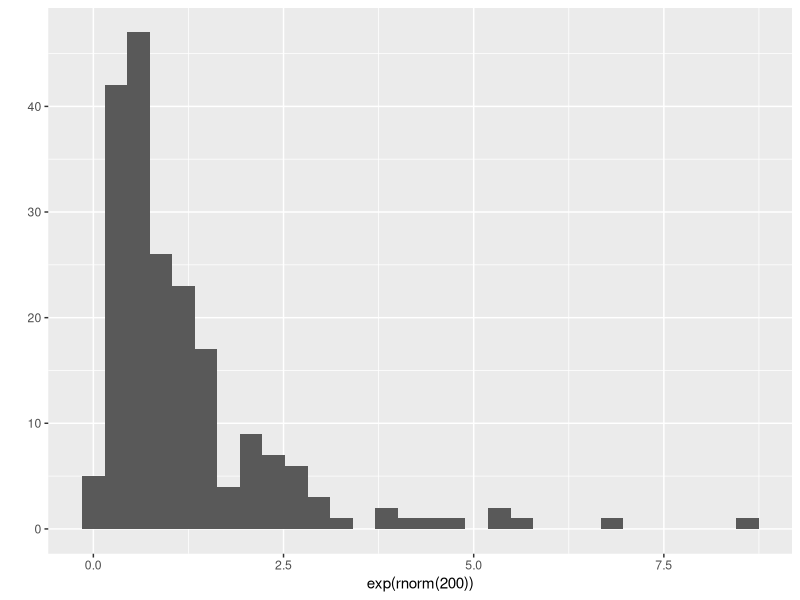
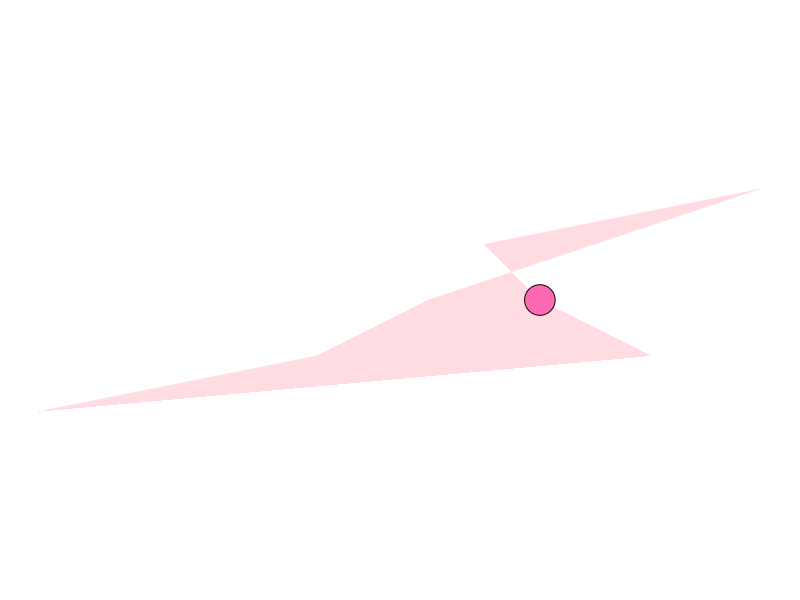

The R source for these figures, in order:
## ---- chunk 1
knitr::opts_chunk$set(echo = FALSE, cache=TRUE, messages=FALSE, warning=FALSE)
library(ggplot2)
## ---- chunk 2
qplot(exp(rnorm(200)))
## ---- chunk 3
library(ggplot2)
## ---- chunk 4
x <- c(0.05, 0.3, 0.4, 0.55, 0.7, 0.45, 0.5, 0.6)
y <- c(0.7, 0.75, 0.8, 0.85, 0.9, 0.85, 0.8, 0.75)

petals <- data.frame(x = x, y = y)

center <- data.frame(x = 0.5, y = 0.8)

ggplot() +
  geom_polygon(data = petals, aes(x = x, y = y), fill = "#FFB7C5", alpha = 0.5) +
  geom_point(data = center, aes(x = x, y = y), size = 10, shape = 21, fill = "#FF69B4") +
  coord_fixed() +
  theme_void()
